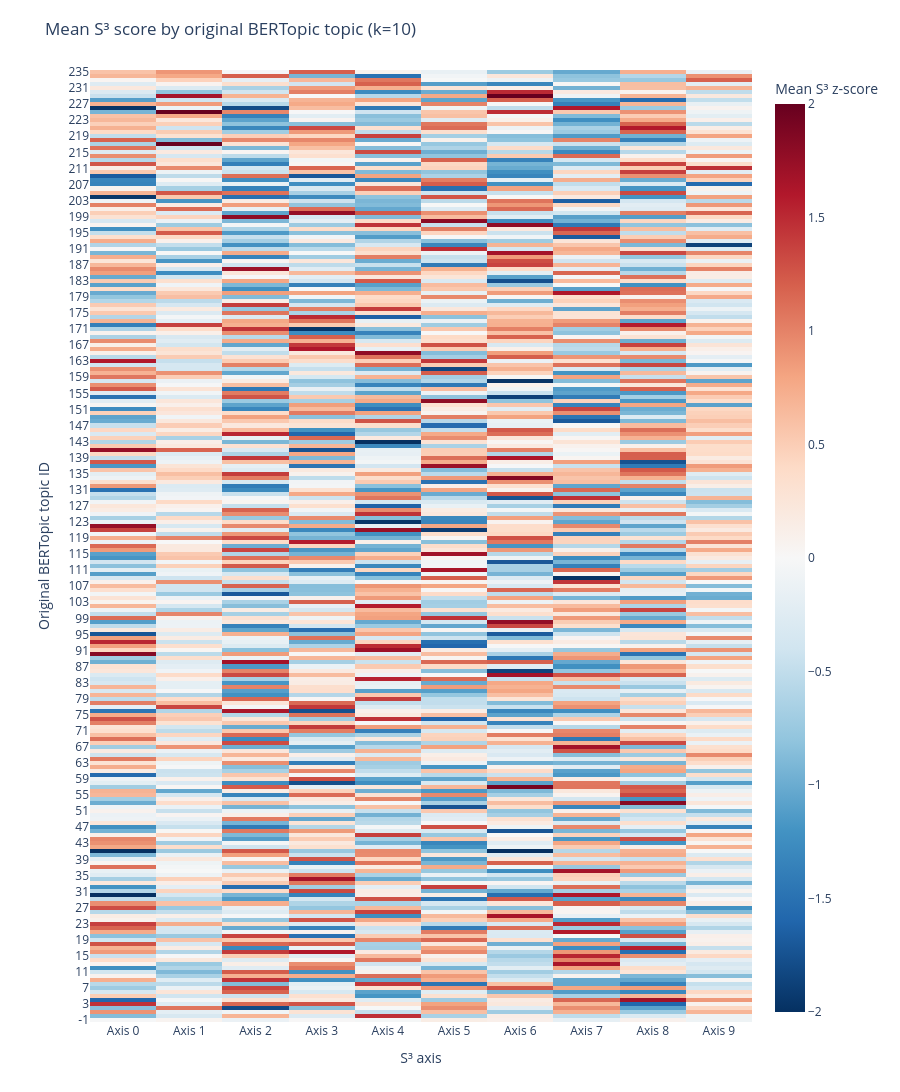
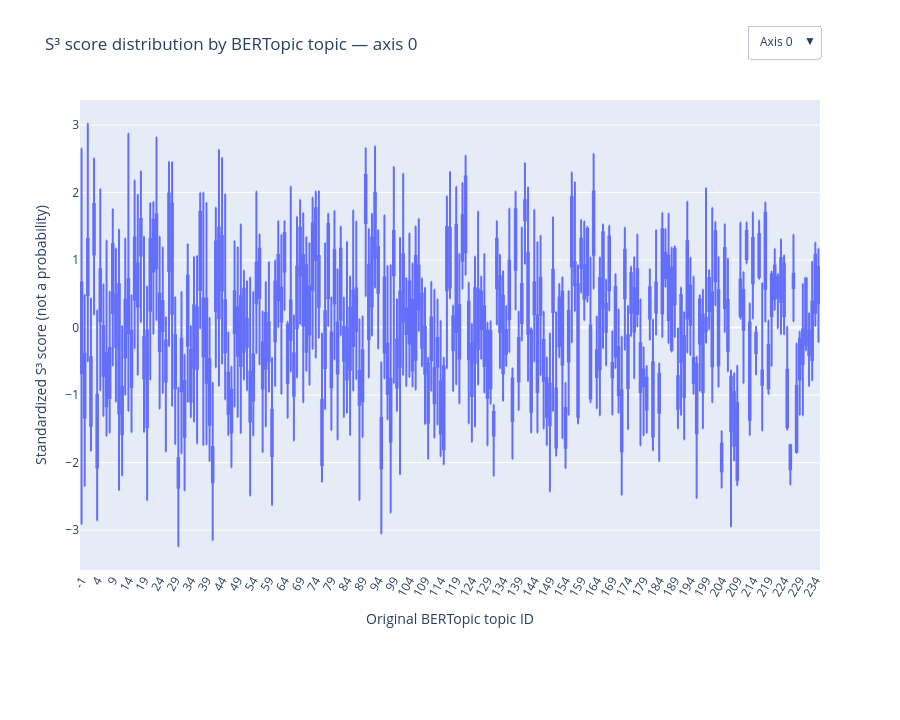

The cell these charts' notebook holds for them, in order:
### Markdown cell above
## Existing BERTopic groups across S³ axes

Each passage keeps its original BERTopic `topic_id` and membership strength. The heatmap summarizes mean standardized S³ scores for every topic × axis. Below, boxplot grids place original BERTopic topics in rows and S³ axes in columns; topic `-1` is retained. These are group associations, not recalculated BERTopic probabilities or a correlation with numeric topic IDs.

Raw per-passage S³ scores and topic-by-axis quantiles are saved as separate Parquet outputs; original assignments are not changed.

### Code cell
from pathlib import Path
import plotly.graph_objects as go
import sys
sys.path.insert(0, str(project_root))
from scripts.s3_topic_axis import summarize_topic_axis_scores

topic_axis_summary = summarize_topic_axis_scores(passages, score_frame)
assert topic_axis_summary.axis_id.nunique() == N_COMPONENTS
assert topic_axis_summary.passage_count.sum() == len(passages) * N_COMPONENTS
assert (topic_axis_summary.topic_id == -1).any(), 'BERTopic outlier group -1 should be retained'
assert np.array_equal(scored_passages.topic_id.to_numpy(), passages.topic_id.to_numpy())
if 'membership_strength' in passages:
    assert np.allclose(scored_passages.membership_strength.to_numpy(dtype=float), passages.membership_strength.to_numpy(dtype=float), equal_nan=True)

score_output_dir = results / 'jev-semantic-all' / 's3-topic-axis-distributions'
score_output_dir.mkdir(parents=True, exist_ok=True)
run_tag = f'k{N_COMPONENTS}-seed{RANDOM_STATE}'
passage_score_path = score_output_dir / f'passage-scores-{run_tag}.parquet'
topic_axis_summary_path = score_output_dir / f'topic-axis-summary-{run_tag}.parquet'
export_columns = [column for column in ['passage_id', 'episode_id', 'title', 'start_seconds', 'end_seconds', 'text', 'audio_url', 'topic_id', 'membership_strength'] if column in scored_passages] + score_columns
scored_passages[export_columns].to_parquet(passage_score_path, index=False)
topic_axis_summary.to_parquet(topic_axis_summary_path, index=False)

topic_order = sorted(topic_axis_summary.topic_id.unique().tolist())
topic_means = topic_axis_summary.pivot(index='topic_id', columns='axis_id', values='mean_score').reindex(index=topic_order, columns=range(N_COMPONENTS))
topic_counts = topic_axis_summary.pivot(index='topic_id', columns='axis_id', values='passage_count').reindex(index=topic_order, columns=range(N_COMPONENTS))
axis_means = score_frame.mean().to_numpy()
axis_stds = score_frame.std(ddof=0).replace(0, 1).to_numpy()
topic_mean_z = (topic_means.to_numpy() - axis_means) / axis_stds
heat_custom = np.stack([topic_counts.to_numpy(), topic_means.to_numpy()], axis=-1)
heat = go.Figure(go.Heatmap(z=topic_mean_z, x=[f'Axis {i}' for i in range(N_COMPONENTS)], y=[str(topic) for topic in topic_order], customdata=heat_custom, colorscale='RdBu_r', zmid=0, zmin=-2, zmax=2, colorbar={'title': 'Mean S³ z-score'}, hovertemplate='BERTopic topic %{y}<br>%{x}<br>mean score z=%{z:.2f}<br>passages=%{customdata[0]:.0f}<extra></extra>'))
heat.update_layout(title=f'Mean S³ score by original BERTopic topic (k={N_COMPONENTS})', xaxis_title='S³ axis', yaxis_title='Original BERTopic topic ID', height=max(700, min(1400, 9 * len(topic_order))), margin={'l': 90, 'r': 30, 't': 70, 'b': 70})
heat.show()

from plotly.subplots import make_subplots

# Keep every topic and axis, but split the tall matrix into readable pages.
topics_per_page = 20
for page_start in range(0, len(topic_order), topics_per_page):
    page_topics = topic_order[page_start:page_start + topics_per_page]
    distribution = make_subplots(
        rows=len(page_topics), cols=N_COMPONENTS,
        shared_xaxes=False, shared_yaxes=False,
        horizontal_spacing=0.025, vertical_spacing=min(0.02, 0.3 / max(1, len(page_topics))),
        subplot_titles=[f'S³ axis {axis_id}' for _topic in page_topics for axis_id in range(N_COMPONENTS)],
    )
    for row, topic_id in enumerate(page_topics, start=1):
        topic_mask = scored_passages.topic_id.to_numpy() == topic_id
        for col, score_column in enumerate(score_columns, start=1):
            distribution.add_trace(
                go.Box(x=score_z.loc[topic_mask, score_column], y=[str(topic_id)] * int(topic_mask.sum()),
                       orientation='h', boxpoints=False, showlegend=False,
                       hovertemplate=f'Topic {topic_id}<br>standardized S³ score=%{{x:.2f}}<extra></extra>'),
                row=row, col=col,
            )
        distribution.update_yaxes(title_text=f'Topic {topic_id}', showticklabels=False, row=row, col=1)
    distribution.update_xaxes(title_text='Standardized S³ score (not a probability)')
    distribution.update_layout(
        title=f'S³ score distributions by original BERTopic topic × axis (topics {page_topics[0]}–{page_topics[-1]})',
        height=max(900, 105 * len(page_topics)), showlegend=False,
        margin={'l': 100, 'r': 25, 't': 90, 'b': 65},
    )
    distribution.show()

print(f'Passage scores: {len(scored_passages):,} rows × {N_COMPONENTS} axes; BERTopic outliers retained: {(passages.topic_id == -1).sum():,}.')
print(f'Wrote {passage_score_path} and {topic_axis_summary_path}')
display(topic_axis_summary.sort_values('passage_count', ascending=False).head(12).reset_index(drop=True))

### Figure 1 — Plotly figure (JSON) as saved in the notebook; plotly's stock layout.template omitted (floating-point values rounded to 4 significant figures; data arrays with more than 128 entries replaced by an {"elided": "..."} marker saying what was removed)
{"data": [{"colorbar": {"title": {"text": "Mean S³ z-score"}}, "colorscale": [[0, "rgb(5,48,97)"], [0.1, "rgb(33,102,172)"], [0.2, "rgb(67,147,195)"], [0.3, "rgb(146,197,222)"], [0.4, "rgb(209,229,240)"], [0.5, "rgb(247,247,247)"], [0.6, "rgb(253,219,199)"], [0.7, "rgb(244,165,130)"], [0.8, "rgb(214,96,77)"], [0.9, "rgb(178,24,43)"], [1, "rgb(103,0,31)"]], "customdata": {"elided": "4740 float values"}, "hovertemplate": "BERTopic topic %{y}<br>%{x}<br>mean score z=%{z:.2f}<br>passages=%{customdata[0]:.0f}<extra></extra>", "type": "heatmap", "x": ["Axis 0", "Axis 1", "Axis 2", "Axis 3", "Axis 4", "Axis 5", "Axis 6", "Axis 7", "Axis 8", "Axis 9"], "y": {"elided": "237 str values"}, "z": {"elided": "237x10 float values"}, "zmax": 2, "zmid": 0, "zmin": -2}], "layout": {"height": 1400, "margin": {"b": 70, "l": 90, "r": 30, "t": 70}, "title": {"text": "Mean S³ score by original BERTopic topic (k=10)"}, "xaxis": {"title": {"text": "S³ axis"}}, "yaxis": {"title": {"text": "Original BERTopic topic ID"}}}}

### Figure 2 — Plotly figure (JSON) as saved in the notebook; plotly's stock layout.template omitted (floating-point values rounded to 4 significant figures; data arrays with more than 128 entries replaced by an {"elided": "..."} marker saying what was removed)
{"data": [{"boxpoints": false, "hovertemplate": "BERTopic topic %{x}<br>standardized S³ score=%{y:.2f}<extra></extra>", "name": "Axis 0", "type": "box", "visible": true, "x": {"elided": "4132 str values"}, "y": {"elided": "4132 float values"}}, {"boxpoints": false, "hovertemplate": "BERTopic topic %{x}<br>standardized S³ score=%{y:.2f}<extra></extra>", "name": "Axis 1", "type": "box", "visible": false, "x": {"elided": "4132 str values"}, "y": {"elided": "4132 float values"}}, {"boxpoints": false, "hovertemplate": "BERTopic topic %{x}<br>standardized S³ score=%{y:.2f}<extra></extra>", "name": "Axis 2", "type": "box", "visible": false, "x": {"elided": "4132 str values"}, "y": {"elided": "4132 float values"}}, {"boxpoints": false, "hovertemplate": "BERTopic topic %{x}<br>standardized S³ score=%{y:.2f}<extra></extra>", "name": "Axis 3", "type": "box", "visible": false, "x": {"elided": "4132 str values"}, "y": {"elided": "4132 float values"}}, {"boxpoints": false, "hovertemplate": "BERTopic topic %{x}<br>standardized S³ score=%{y:.2f}<extra></extra>", "name": "Axis 4", "type": "box", "visible": false, "x": {"elided": "4132 str values"}, "y": {"elided": "4132 float values"}}, {"boxpoints": false, "hovertemplate": "BERTopic topic %{x}<br>standardized S³ score=%{y:.2f}<extra></extra>", "name": "Axis 5", "type": "box", "visible": false, "x": {"elided": "4132 str values"}, "y": {"elided": "4132 float values"}}, {"boxpoints": false, "hovertemplate": "BERTopic topic %{x}<br>standardized S³ score=%{y:.2f}<extra></extra>", "name": "Axis 6", "type": "box", "visible": false, "x": {"elided": "4132 str values"}, "y": {"elided": "4132 float values"}}, {"boxpoints": false, "hovertemplate": "BERTopic topic %{x}<br>standardized S³ score=%{y:.2f}<extra></extra>", "name": "Axis 7", "type": "box", "visible": false, "x": {"elided": "4132 str values"}, "y": {"elided": "4132 float values"}}, {"boxpoints": false, "hovertemplate": "BERTopic topic %{x}<br>standardized S³ score=%{y:.2f}<extra></extra>", "name": "Axis 8", "type": "box", "visible": false, "x": {"elided": "4132 str values"}, "y": {"elided": "4132 float values"}}, {"boxpoints": false, "hovertemplate": "BERTopic topic %{x}<br>standardized S³ score=%{y:.2f}<extra></extra>", "name": "Axis 9", "type": "box", "visible": false, "x": {"elided": "4132 str values"}, "y": {"elided": "4132 float values"}}], "layout": {"height": 720, "margin": {"b": 150, "t": 100}, "title": {"text": "S³ score distribution by BERTopic topic — axis 0"}, "updatemenus": [{"buttons": [{"args": [{"visible": [true, false, false, false, false, false, false, false, false, false]}, {"title": "S³ score distribution by BERTopic topic — axis 0"}], "label": "Axis 0", "method": "update"}, {"args": [{"visible": [false, true, false, false, false, false, false, false, false, false]}, {"title": "S³ score distribution by BERTopic topic — axis 1"}], "label": "Axis 1", "method": "update"}, {"args": [{"visible": [false, false, true, false, false, false, false, false, false, false]}, {"title": "S³ score distribution by BERTopic topic — axis 2"}], "label": "Axis 2", "method": "update"}, {"args": [{"visible": [false, false, false, true, false, false, false, false, false, false]}, {"title": "S³ score distribution by BERTopic topic — axis 3"}], "label": "Axis 3", "method": "update"}, {"args": [{"visible": [false, false, false, false, true, false, false, false, false, false]}, {"title": "S³ score distribution by BERTopic topic — axis 4"}], "label": "Axis 4", "method": "update"}, {"args": [{"visible": [false, false, false, false, false, true, false, false, false, false]}, {"title": "S³ score distribution by BERTopic topic — axis 5"}], "label": "Axis 5", "method": "update"}, {"args": [{"visible": [false, false, false, false, false, false, true, false, false, false]}, {"title": "S³ score distribution by BERTopic topic — axis 6"}], "label": "Axis 6", "method": "update"}, {"args": [{"visible": [false, false, false, false, false, false, false, true, false, false]}, {"title": "S³ score distribution by BERTopic topic — axis 7"}], "label": "Axis 7", "method": "update"}, {"args": [{"visible": [false, false, false, false, false, false, false, false, true, false]}, {"title": "S³ score distribution by BERTopic topic — axis 8"}], "label": "Axis 8", "method": "update"}, {"args": [{"visible": [false, false, false, false, false, false, false, false, false, true]}, {"title": "S³ score distribution by BERTopic topic — axis 9"}], "label": "Axis 9", "method": "update"}], "direction": "down", "x": 1, "xanchor": "right", "y": 1.16, "yanchor": "top"}], "xaxis": {"categoryarray": {"elided": "237 str values"}, "categoryorder": "array", "tickangle": -60, "title": {"text": "Original BERTopic topic ID"}}, "yaxis": {"title": {"text": "Standardized S³ score (not a probability)"}}}}
